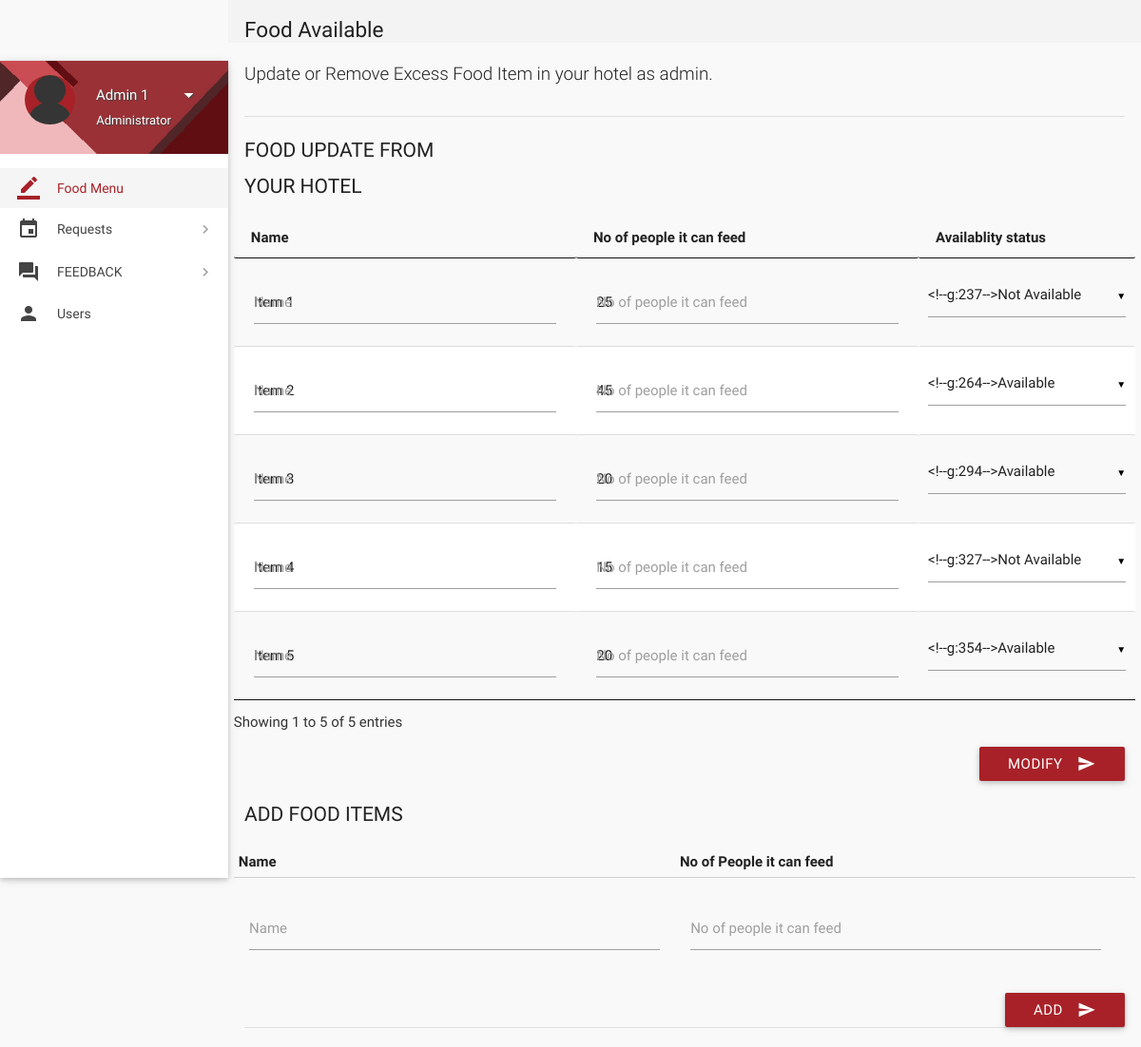
Screenshot of /admin-page.php (signed in) with the database file from the repository.
### tables this page shows
CREATE TABLE `items` (
  `id` int(11) NOT NULL,
  `name` varchar(20) NOT NULL,
  `people` int(11) NOT NULL,
  `deleted` tinyint(4) NOT NULL DEFAULT '0'
);

### includes/connect.php (called while the page is built, shortened)
<?php
@$name = $_SESSION['name'];
@$role = $_SESSION['role'];
?>

### admin-page.php (the view, shortened to what this page needs)
<?php
include 'includes/connect.php';
	if($_SESSION['admin_sid']==session_id())
	{
		?>
<!DOCTYPE html>
<html lang="en">
<head>
  <link href="css/materialize.min.css" type="text/css" rel="stylesheet" media="screen,projection">
  <link href="css/style.min.css" type="text/css" rel="stylesheet" media="screen,projection">
  <link href="css/custom/custom.min.css" type="text/css" rel="stylesheet" media="screen,projection">
  <link href="js/plugins/perfect-scrollbar/perfect-scrollbar.css" type="text/css" rel="stylesheet" media="screen,projection">
  <link href="js/plugins/data-tables/css/jquery.dataTables.min.css" type="text/css" rel="stylesheet" media="screen,projection">
</head>
<body>
  <div id="main">
    <div class="wrapper">
      <aside id="left-sidebar-nav">
        <ul id="slide-out" class="side-nav fixed leftside-navigation">
            <li class="user-details cyan darken-2">
            <div class="row">
                <div class="col col s4 m4 l4">
                    <img src="images/avatar.jpg" alt="" class="circle responsive-img valign profile-image">
                </div>
                <div class="col col s8 m8 l8">
                    <a class="btn-flat dropdown-button waves-effect waves-light white-text profile-btn" href="#" data-activates="profile-dropdown"><?php echo $name;?> <i class="mdi-navigation-arrow-drop-down right"></i></a>
                    <p class="user-roal"><?php echo $role;?></p>
                </div>
            </div>
            </li>
            <li class="bold active"><a href="index.php" class="waves-effect waves-cyan"><i class="mdi-editor-border-color"></i> Food Menu</a>
            </li>
                <li class="no-padding">
                    <ul class="collapsible collapsible-accordion">
                        <li class="bold"><a class="collapsible-header waves-effect waves-cyan"><i class="mdi-editor-insert-invitation"></i>Requests</a>
                        </li>
                    </ul>
                </li>
                 <li class="no-padding">
                    <ul class="collapsible collapsible-accordion">
                        <li class="bold"><a class="collapsible-header waves-effect waves-cyan"><i class="mdi-action-question-answer"></i> FEEDBACK</a>
                        </li>
                    </ul>
                </li>
            <li class="bold"><a href="users.php" class="waves-effect waves-cyan"><i class="mdi-social-person"></i> Users</a>
            </li>
        </ul>
        </aside>
      <section id="content">
        <div id="breadcrumbs-wrapper">
          <div class="container">
            <div class="row">
              <div class="col s12 m12 l12">
                <h5 class="breadcrumbs-title">Food Available</h5>
              </div>
            </div>
          </div>
        </div>
        <div class="container">
          <p class="caption">Update or Remove Excess Food Item in your hotel as admin.</p>
          <div class="divider"></div>
		  <form class="formValidate" id="formValidate" method="post" action="routers/menu-router.php" novalidate="novalidate">
            <div class="row">
              <div class="col s12 m4 l3">
                <h4 class="header">Food Update from your hotel</h4>
              </div>
              <div>
				<table id="data-table-admin" class="responsive-table display" cellspacing="0">
                    <thead>
                      <tr>
                        <th>Name</th>
                        <th>No of people it can feed</th>
                        <th>Availablity status</th>
                      </tr>
                    </thead>
                    <tbody>
				<?php
				$result = mysqli_query($con, "SELECT * FROM items");
				while($row = mysqli_fetch_array($result))
				{
					echo '<tr><td><div class="input-field col s12"><label for="'.$row["id"].'_name">Name</label>';
					echo '<input value="'.$row["name"].'" id="'.$row["id"].'_name" name="'.$row['id'].'_name" type="text" data-error=".errorTxt'.$row["id"].'"><div class="errorTxt'.$row["id"].'"></div></td>';
					echo '<td><div class="input-field col s12 "><label for="'.$row["id"].'_price">No of people it can feed</label>';
					echo '<input value="'.$row["people"].'" id="'.$row["id"].'_price" name="'.$row['id'].'_price" type="text" data-error=".errorTxt'.$row["id"].'"><div class="errorTxt'.$row["id"].'"></div></td>';
					echo '<td>';
					if($row['deleted'] == 0){
						$text1 = 'selected';
						$text2 = '';
					}
					else{
						$text1 = '';
						$text2 = 'selected';
					}
					echo '<select name="'.$row['id'].'_hide">
                      <option value="1"'.$text1.'>Available</option>
                      <option value="2"'.$text2.'>Not Available</option>
                    </select></td></tr>';
				}
				?>
                    </tbody>
</table>
              </div>
			  <div class="input-field col s12">
                              <button class="btn cyan waves-effect waves-light right" type="submit" name="action">Modify
                                <i class="mdi-content-send right"></i>
                              </button>
                            </div>
            </div>
			</form>
		  <form class="formValidate" id="formValidate1" method="post" action="routers/add-item.php" novalidate="novalidate">
            <div class="row">
              <div class="col s12 m4 l3">
                <h4 class="header">Add food items</h4>
              </div>
              <div>
<table>
                    <thead>
                      <tr>
                        <th data-field="id">Name</th>
                        <th data-field="name">No of People it can feed</th>
                      </tr>
                    </thead>
                    <tbody>
				<?php
					echo '<tr><td><div class="input-field col s12"><label for="name">Name</label>';
					echo '<input id="name" name="name" type="text" data-error=".errorTxt01"><div class="errorTxt01"></div></td>';
					echo '<td><div class="input-field col s12 "><label for="price" class="">No of people it can feed</label>';
					echo '<input id="price" name="price" type="text" data-error=".errorTxt02"><div class="errorTxt02"></div></td>';
					echo '<td></tr>';
				?>
                    </tbody>
</table>
              </div>
			  <div class="input-field col s12">
                              <button class="btn cyan waves-effect waves-light right" type="submit" name="action">Add
                                <i class="mdi-content-send right"></i>
                              </button>
                            </div>
            </div>
			</form>
            <div class="divider"></div>
          </div>
        </div>
        </div>
</body>
</html>
<?php
	}
?>

### admin-page.php (style rules this page uses)
body { background-image: url('https://as2.ftcdn.net/v2/jpg/03/78/97/59/1000_F_378975954_G39M4ptXAjxKy80gbBIEo0wqBkk89gBF.jpg'); background-repeat: no-repeat; background-attachment: fixed; background-size: cover; }

### rows the page displays
items: name "Item 1", people "25"
items: name "Item 2", people "45"
items: name "Item 3", people "20"
items: name "Item 4", people "15"
items: name "Item 5", people "20"

### other values shown
$name "Admin 1"
$role "Administrator"
